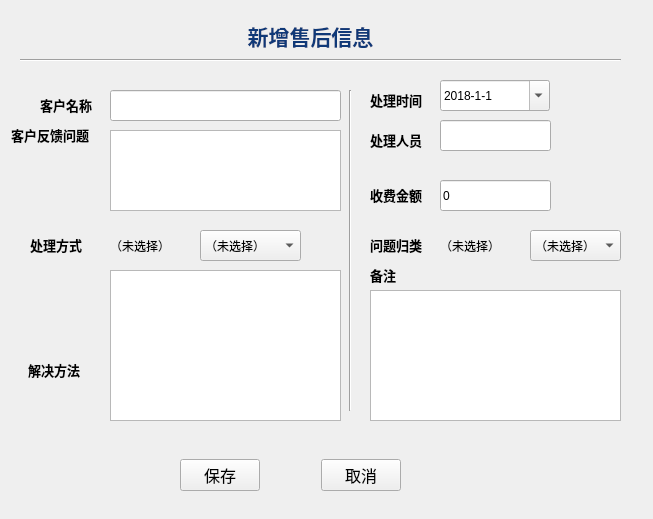
<?xml version="1.0" encoding="UTF-8"?>
<ui version="4.0">
 <class>Form</class>
 <widget class="QWidget" name="Form">
  <property name="geometry">
   <rect>
    <x>0</x>
    <y>0</y>
    <width>653</width>
    <height>519</height>
   </rect>
  </property>
  <property name="focusPolicy">
   <enum>Qt::StrongFocus</enum>
  </property>
  <property name="windowTitle">
   <string>Form</string>
  </property>
  <property name="autoFillBackground">
   <bool>true</bool>
  </property>
  <widget class="QLabel" name="label_13">
   <property name="geometry">
    <rect>
     <x>230</x>
     <y>20</y>
     <width>161</width>
     <height>31</height>
    </rect>
   </property>
   <property name="text">
    <string>&lt;html&gt;&lt;head/&gt;&lt;body&gt;&lt;p align=&quot;center&quot;&gt;&lt;span style=&quot; font-size:16pt; font-weight:600; color:#0f3978;&quot;&gt;新增售后信息&lt;/span&gt;&lt;/p&gt;&lt;/body&gt;&lt;/html&gt;</string>
   </property>
  </widget>
  <widget class="QLabel" name="label_7">
   <property name="geometry">
    <rect>
     <x>370</x>
     <y>260</y>
     <width>59</width>
     <height>31</height>
    </rect>
   </property>
   <property name="text">
    <string>&lt;html&gt;&lt;head/&gt;&lt;body&gt;&lt;p&gt;&lt;span style=&quot; font-size:10pt; font-weight:600;&quot;&gt;备注&lt;/span&gt;&lt;/p&gt;&lt;/body&gt;&lt;/html&gt;</string>
   </property>
  </widget>
  <widget class="QLabel" name="label_6">
   <property name="geometry">
    <rect>
     <x>370</x>
     <y>110</y>
     <width>59</width>
     <height>61</height>
    </rect>
   </property>
   <property name="text">
    <string>&lt;html&gt;&lt;head/&gt;&lt;body&gt;&lt;p&gt;&lt;span style=&quot; font-size:10pt; font-weight:600;&quot;&gt;处理人员&lt;/span&gt;&lt;/p&gt;&lt;/body&gt;&lt;/html&gt;</string>
   </property>
  </widget>
  <widget class="QWidget" name="horizontalLayoutWidget">
   <property name="geometry">
    <rect>
     <x>180</x>
     <y>450</y>
     <width>221</width>
     <height>51</height>
    </rect>
   </property>
   <layout class="QHBoxLayout" name="horizontalLayout">
    <item>
     <widget class="QPushButton" name="pushButton_save">
      <property name="font">
       <font>
        <family>宋体</family>
        <pointsize>12</pointsize>
        <weight>50</weight>
        <bold>false</bold>
       </font>
      </property>
      <property name="text">
       <string>保存</string>
      </property>
     </widget>
    </item>
    <item>
     <spacer name="horizontalSpacer">
      <property name="orientation">
       <enum>Qt::Horizontal</enum>
      </property>
      <property name="sizeHint" stdset="0">
       <size>
        <width>40</width>
        <height>20</height>
       </size>
      </property>
     </spacer>
    </item>
    <item>
     <widget class="QPushButton" name="pushButton_cancel">
      <property name="font">
       <font>
        <family>宋体</family>
        <pointsize>12</pointsize>
        <weight>50</weight>
        <bold>false</bold>
       </font>
      </property>
      <property name="text">
       <string>取消</string>
      </property>
     </widget>
    </item>
   </layout>
  </widget>
  <widget class="QLabel" name="label_8">
   <property name="geometry">
    <rect>
     <x>28</x>
     <y>340</y>
     <width>61</width>
     <height>61</height>
    </rect>
   </property>
   <property name="text">
    <string>&lt;html&gt;&lt;head/&gt;&lt;body&gt;&lt;p&gt;&lt;span style=&quot; font-size:10pt; font-weight:600;&quot;&gt;解决方法&lt;/span&gt;&lt;/p&gt;&lt;/body&gt;&lt;/html&gt;</string>
   </property>
  </widget>
  <widget class="QComboBox" name="comboBox_method">
   <property name="geometry">
    <rect>
     <x>200</x>
     <y>230</y>
     <width>101</width>
     <height>31</height>
    </rect>
   </property>
   <item>
    <property name="text">
     <string>（未选择）</string>
    </property>
   </item>
   <item>
    <property name="text">
     <string>远程处理</string>
    </property>
   </item>
   <item>
    <property name="text">
     <string>上门服务</string>
    </property>
   </item>
  </widget>
  <widget class="QLabel" name="label_2">
   <property name="geometry">
    <rect>
     <x>40</x>
     <y>90</y>
     <width>61</width>
     <height>31</height>
    </rect>
   </property>
   <property name="text">
    <string>&lt;html&gt;&lt;head/&gt;&lt;body&gt;&lt;p&gt;&lt;span style=&quot; font-size:10pt; font-weight:600;&quot;&gt;客户名称&lt;/span&gt;&lt;/p&gt;&lt;/body&gt;&lt;/html&gt;</string>
   </property>
  </widget>
  <widget class="QLineEdit" name="lineEdit_name">
   <property name="geometry">
    <rect>
     <x>110</x>
     <y>90</y>
     <width>231</width>
     <height>31</height>
    </rect>
   </property>
  </widget>
  <widget class="QLabel" name="label_3">
   <property name="geometry">
    <rect>
     <x>11</x>
     <y>120</y>
     <width>91</width>
     <height>31</height>
    </rect>
   </property>
   <property name="text">
    <string>&lt;html&gt;&lt;head/&gt;&lt;body&gt;&lt;p&gt;&lt;span style=&quot; font-size:10pt; font-weight:600;&quot;&gt;客户反馈问题&lt;/span&gt;&lt;/p&gt;&lt;/body&gt;&lt;/html&gt;</string>
   </property>
  </widget>
  <widget class="QLabel" name="label_4">
   <property name="geometry">
    <rect>
     <x>30</x>
     <y>230</y>
     <width>71</width>
     <height>31</height>
    </rect>
   </property>
   <property name="text">
    <string>&lt;html&gt;&lt;head/&gt;&lt;body&gt;&lt;p&gt;&lt;span style=&quot; font-size:10pt; font-weight:600;&quot;&gt;处理方式&lt;/span&gt;&lt;/p&gt;&lt;/body&gt;&lt;/html&gt;</string>
   </property>
  </widget>
  <widget class="QLabel" name="label_5">
   <property name="geometry">
    <rect>
     <x>370</x>
     <y>80</y>
     <width>61</width>
     <height>41</height>
    </rect>
   </property>
   <property name="text">
    <string>&lt;html&gt;&lt;head/&gt;&lt;body&gt;&lt;p&gt;&lt;span style=&quot; font-size:10pt; font-weight:600;&quot;&gt;处理时间&lt;/span&gt;&lt;/p&gt;&lt;/body&gt;&lt;/html&gt;</string>
   </property>
  </widget>
  <widget class="QLineEdit" name="lineEdit_staff">
   <property name="geometry">
    <rect>
     <x>440</x>
     <y>120</y>
     <width>111</width>
     <height>31</height>
    </rect>
   </property>
   <property name="text">
    <string/>
   </property>
  </widget>
  <widget class="QLabel" name="label_9">
   <property name="geometry">
    <rect>
     <x>370</x>
     <y>170</y>
     <width>59</width>
     <height>51</height>
    </rect>
   </property>
   <property name="text">
    <string>&lt;html&gt;&lt;head/&gt;&lt;body&gt;&lt;p&gt;&lt;span style=&quot; font-size:10pt; font-weight:600;&quot;&gt;收费金额&lt;/span&gt;&lt;/p&gt;&lt;/body&gt;&lt;/html&gt;</string>
   </property>
  </widget>
  <widget class="QComboBox" name="comboBox_classify">
   <property name="geometry">
    <rect>
     <x>530</x>
     <y>230</y>
     <width>91</width>
     <height>31</height>
    </rect>
   </property>
   <item>
    <property name="text">
     <string>（未选择）</string>
    </property>
   </item>
   <item>
    <property name="text">
     <string>装配问题</string>
    </property>
   </item>
   <item>
    <property name="text">
     <string>零件质量问题</string>
    </property>
   </item>
   <item>
    <property name="text">
     <string>产品设计问题</string>
    </property>
   </item>
   <item>
    <property name="text">
     <string>使用不当</string>
    </property>
   </item>
  </widget>
  <widget class="QLabel" name="label_10">
   <property name="geometry">
    <rect>
     <x>370</x>
     <y>230</y>
     <width>61</width>
     <height>31</height>
    </rect>
   </property>
   <property name="text">
    <string>&lt;html&gt;&lt;head/&gt;&lt;body&gt;&lt;p&gt;&lt;span style=&quot; font-size:10pt; font-weight:600;&quot;&gt;问题归类&lt;/span&gt;&lt;/p&gt;&lt;/body&gt;&lt;/html&gt;</string>
   </property>
  </widget>
  <widget class="Line" name="line">
   <property name="geometry">
    <rect>
     <x>340</x>
     <y>90</y>
     <width>20</width>
     <height>321</height>
    </rect>
   </property>
   <property name="orientation">
    <enum>Qt::Vertical</enum>
   </property>
  </widget>
  <widget class="QPlainTextEdit" name="plainTextEdit_problem">
   <property name="geometry">
    <rect>
     <x>110</x>
     <y>130</y>
     <width>231</width>
     <height>81</height>
    </rect>
   </property>
  </widget>
  <widget class="QPlainTextEdit" name="plainTextEdit_solution">
   <property name="geometry">
    <rect>
     <x>110</x>
     <y>270</y>
     <width>231</width>
     <height>151</height>
    </rect>
   </property>
  </widget>
  <widget class="QPlainTextEdit" name="plainTextEdit_remark">
   <property name="geometry">
    <rect>
     <x>370</x>
     <y>290</y>
     <width>251</width>
     <height>131</height>
    </rect>
   </property>
  </widget>
  <widget class="QLabel" name="label_classify">
   <property name="geometry">
    <rect>
     <x>440</x>
     <y>230</y>
     <width>81</width>
     <height>31</height>
    </rect>
   </property>
   <property name="text">
    <string>（未选择）</string>
   </property>
  </widget>
  <widget class="QLabel" name="label_method">
   <property name="geometry">
    <rect>
     <x>110</x>
     <y>230</y>
     <width>91</width>
     <height>31</height>
    </rect>
   </property>
   <property name="text">
    <string>（未选择）</string>
   </property>
  </widget>
  <widget class="QLineEdit" name="lineEdit_charge">
   <property name="geometry">
    <rect>
     <x>440</x>
     <y>180</y>
     <width>111</width>
     <height>31</height>
    </rect>
   </property>
   <property name="text">
    <string>0</string>
   </property>
  </widget>
  <widget class="QDateEdit" name="dateEdit_handle">
   <property name="geometry">
    <rect>
     <x>440</x>
     <y>80</y>
     <width>110</width>
     <height>31</height>
    </rect>
   </property>
   <property name="dateTime">
    <datetime>
     <hour>0</hour>
     <minute>0</minute>
     <second>0</second>
     <year>2018</year>
     <month>1</month>
     <day>1</day>
    </datetime>
   </property>
   <property name="displayFormat">
    <string>yyyy-M-d</string>
   </property>
   <property name="calendarPopup">
    <bool>true</bool>
   </property>
   <property name="date">
    <date>
     <year>2018</year>
     <month>1</month>
     <day>1</day>
    </date>
   </property>
  </widget>
  <widget class="Line" name="line_3">
   <property name="geometry">
    <rect>
     <x>20</x>
     <y>50</y>
     <width>601</width>
     <height>20</height>
    </rect>
   </property>
   <property name="orientation">
    <enum>Qt::Horizontal</enum>
   </property>
  </widget>
 </widget>
 <resources/>
 <connections/>
 <slots>
  <slot>saveToSqlite()</slot>
 </slots>
</ui>
